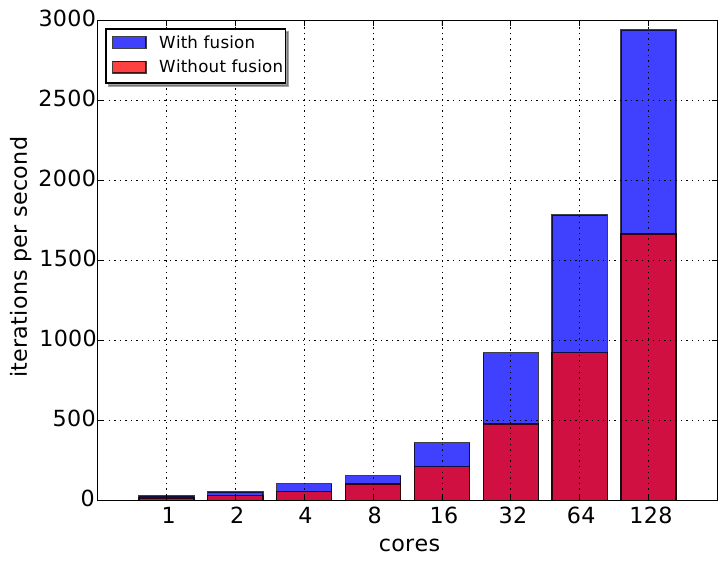

The Python source for this figure:
import math
import numpy as np
import matplotlib
import matplotlib.pyplot as plt
from matplotlib.backends.backend_pdf import PdfPages

from matplotlib import rc
matplotlib.rc('pdf', fonttype=42)

cores = [1,2,4,8,16,32,64,128]

#median
timesMSL = [30.5,15.86,8.53,4.83,2.35,1.04,0.54,0.3]
errminMSL = [30.1,15.85,8.23,4.81,2.34,1.04,0.53,0.297]
errmaxMSL = [30.9,15.87,8.83,4.84,2.37,1.06,0.56,0.307]

timesMSLF = [17.08,8.95,4.68,3.2,1.38,0.54,0.28,0.17]
errminMSLF = [17,8.9,4.58,3.201,1.38,0.53,0.28,0.17]
errmaxMSLF = [17.2,9.01,4.77,3.207,1.59,0.56,0.3,0.18]

itsMSL = []
itsMSLF = []

for i in timesMSL:
    itsMSL.append(500/i)
for i in timesMSLF:
    itsMSLF.append(500/i)

matplotlib.rcParams.update({'font.size': 16})

#plt.xkcd()

# widths = []
# for c in cores :
# 	widths.append(math.log(c,2)*(0.5))

# print(widths)

plt1 = np.log2(cores)

p2 = plt.bar(plt1, itsMSLF, color='b', alpha=0.75,label='With fusion', align='center') #yerr=[errminMSLF,errmaxMSLF],
p1 = plt.bar(plt1, itsMSL, color='r', alpha=0.75,label='Without fusion', align='center') #yerr=[errminMSL,errmaxMSL], 

plt.xticks(plt1, ('1', '2', '4', '8', '16','32','64','128'))

legend = plt.legend(loc='upper left', shadow=True,prop={'size':12})
plt.grid(True, which="both", linestyle="dotted")
plt.xlabel('cores')
plt.ylabel('iterations per second')
pp = PdfPages('fusVSbase.pdf')
plt.savefig(pp, format='pdf', bbox_inches='tight')
pp.close()

plt.cla()
plt.clf()
plt.close()